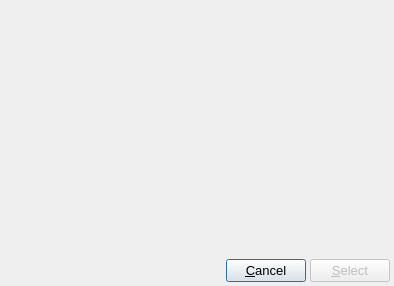
<?xml version="1.0" encoding="UTF-8"?>
<ui version="4.0">
 <class>SelectElementDialog</class>
 <widget class="QDialog" name="SelectElementDialog">
  <property name="windowModality">
   <enum>Qt::ApplicationModal</enum>
  </property>
  <property name="geometry">
   <rect>
    <x>0</x>
    <y>0</y>
    <width>394</width>
    <height>286</height>
   </rect>
  </property>
  <property name="font">
   <font>
    <pointsize>10</pointsize>
   </font>
  </property>
  <property name="windowTitle">
   <string>Select Element</string>
  </property>
  <layout class="QVBoxLayout" name="verticalLayout_3">
   <property name="spacing">
    <number>4</number>
   </property>
   <property name="leftMargin">
    <number>4</number>
   </property>
   <property name="topMargin">
    <number>4</number>
   </property>
   <property name="rightMargin">
    <number>4</number>
   </property>
   <property name="bottomMargin">
    <number>4</number>
   </property>
   <item>
    <widget class="ElementSelector" name="ElementWidget" native="true">
     <property name="sizePolicy">
      <sizepolicy hsizetype="Preferred" vsizetype="Expanding">
       <horstretch>0</horstretch>
       <verstretch>0</verstretch>
      </sizepolicy>
     </property>
    </widget>
   </item>
   <item>
    <layout class="QHBoxLayout" name="horizontalLayout_2">
     <property name="spacing">
      <number>4</number>
     </property>
     <item>
      <spacer name="horizontalSpacer_2">
       <property name="orientation">
        <enum>Qt::Horizontal</enum>
       </property>
       <property name="sizeHint" stdset="0">
        <size>
         <width>40</width>
         <height>20</height>
        </size>
       </property>
      </spacer>
     </item>
     <item>
      <widget class="QPushButton" name="CancelButton">
       <property name="text">
        <string>&amp;Cancel</string>
       </property>
      </widget>
     </item>
     <item>
      <widget class="QPushButton" name="SelectButton">
       <property name="enabled">
        <bool>false</bool>
       </property>
       <property name="text">
        <string>&amp;Select</string>
       </property>
      </widget>
     </item>
    </layout>
   </item>
  </layout>
 </widget>
 <customwidgets>
  <customwidget>
   <class>ElementSelector</class>
   <extends>QWidget</extends>
   <header>gui/widgets/elementselector.hui</header>
   <container>1</container>
  </customwidget>
 </customwidgets>
 <resources>
  <include location="main.qrc"/>
 </resources>
 <connections/>
</ui>
